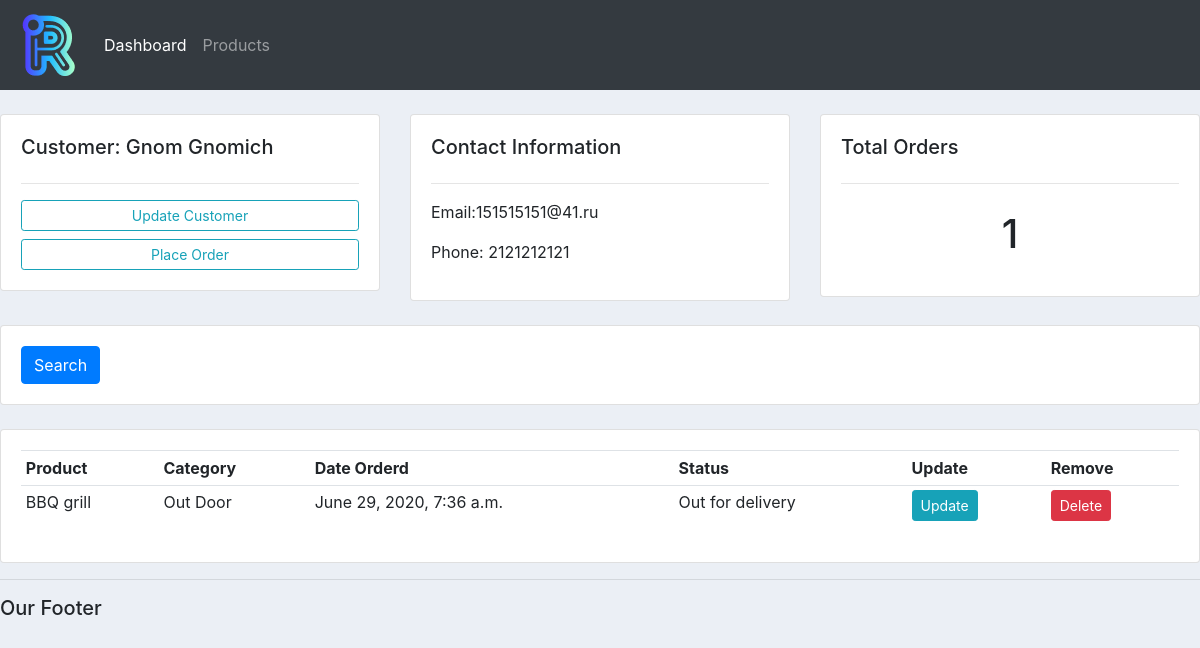
Screenshot of /customer/1 with the database file from the repository.
### accounts/models.py (models this page shows, shortened)
class Customer(models.Model):
    name = models.CharField(max_length=200, null=True)
    phone = models.CharField(max_length=200, null=True)
    email = models.CharField(max_length=200, null=True)
    date_created = models.DateTimeField(auto_now_add=True, null=True)

class Order(models.Model):
    STATUS = (
        ('Pending', 'Pending'),
        ('Out for delivery', 'Out for delivery'),
        ('Delivered', 'Delivered'),
    )
    customer = models.ForeignKey(Customer, null=True, on_delete= models.SET_NULL)
    product = models.ForeignKey(Product, null=True, on_delete= models.SET_NULL)
    date_created = models.DateTimeField(auto_now_add=True, null=True)
    status = models.CharField(max_length=200, null=True, choices=STATUS)

class Product(models.Model):
    CATEGORY = (
        ('Indoor', 'Indoor'),
        ('Out Door', 'Out Door')
    )
    name = models.CharField(max_length=200, null=True)
    price =  models.FloatField(null=True)
    category = models.CharField(max_length=200, null=True, choices=CATEGORY)
    description = models.CharField(max_length=200, null=True, blank=True)
    date_created = models.DateTimeField(auto_now_add=True, null=True)
    tags = models.ManyToManyField(Tag)
    def __str__(self):
        return self.name

### accounts/views.py (the view)
# urls.py: path('customer/<str:pk>', views.customer, name='customer'),
def customer(request, pk):
    customer = Customer.objects.get(id=pk)
    orders = customer.order_set.all()
    total_orders = orders.count()
    context = {'customer': customer, 'orders': orders, 'total_orders': total_orders}
    return render(request, 'accounts/customer.html', context)

### accounts/templates/accounts/customer.html
{% extends 'accounts/main.html' %}
{% block content %}
<br>
<div class="row">
	<div class="col-md">
		<div class="card card-body">
			<h5>Customer: {{ customer.name }}</h5>
			<hr>
			<a class="btn btn-outline-info  btn-sm btn-block" href="">Update Customer</a>
			<a class="btn btn-outline-info btn-sm btn-block" href="{% url 'create_order' customer.id %}"> Place Order</a>
		</div>
	</div>
	<div class="col-md">
		<div class="card card-body">
			<h5>Contact Information</h5>
			<hr>
			<p>Email:{{customer.email }} </p>
			<p>Phone: {{ customer.phone}} </p>
		</div>
	</div>
	<div class="col-md">
		<div class="card card-body">
			<h5>Total Orders</h5>
			<hr>
			<h1 style="text-align: center;padding: 10px">{{ total_orders}}</h1>
		</div>
	</div>
</div>
<br>
<div class="row">
	<div class="col">
		<div class="card card-body">
			<form method="get">
		    <button class="btn btn-primary" type="submit">Search</button>
		  </form>
		</div>
	</div>
</div>
<br>
<div class="row">
	<div class="col-md">
		<div class="card card-body">
			<table class="table table-sm">
				<tr>
					<th>Product</th>
					<th>Category</th>
					<th>Date Orderd</th>
					<th>Status</th>
					<th>Update</th>
					<th>Remove</th>
				</tr>
				{% for order in orders %}
					<tr>
						<td>{{ order.product }}</td>
						<td>{{ order.product.category }}</td>
						<td>{{ order.date_created }}</td>
						<td>{{ order.status }}</td>
						<td><a class="btn btn-sm btn-info" href="{% url 'update-order' order.id %}">Update</a></td>
					<td><a class="btn btn-sm btn-danger" href="{% url 'delete-order' order.id %}">Delete</a></td>
					</tr>
				{% endfor%}
			</table>
		</div>
	</div>
</div>
{% endblock %}

### static/css/main.css (style rules this page uses)
body { background-color: #ebeff5; }

### rows the page displays
Customer: name "Gnom Gnomich", email "151515151@41.ru", phone "2121212121"
Order: product "BBQ grill", product.category "Out Door", date_created "June 29, 2020, 7:36 a.m.", status "Out for delivery"

### other values shown
{{ total_orders }} "1"
